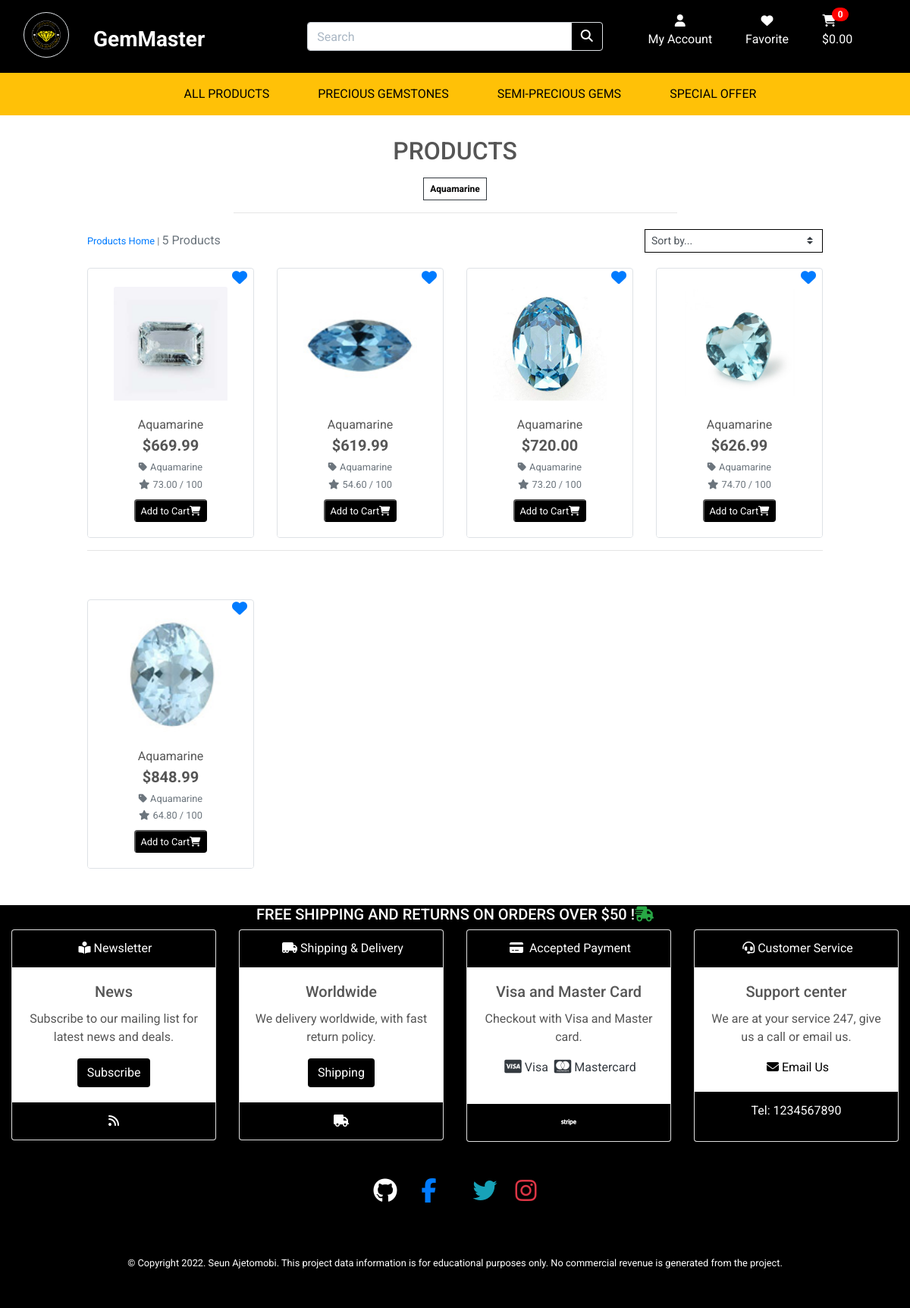
The app's page /products/?category=aquamarine with its own data.
### products/models.py (models this page shows, shortened)
class Category(models.Model):
    class Meta:
        verbose_name_plural = 'Categories'
    name = models.CharField(max_length=254)
    friendly_name = models.CharField(max_length=254, null=True, blank=True)

class Product(models.Model):
    category = models.ForeignKey('Category', null=True, blank=True, on_delete=models.SET_NULL)
    sku = models.CharField(max_length=254, null=True, blank=True)
    name = models.CharField(max_length=254)
    description = models.TextField()
    price = models.DecimalField(max_digits=6, decimal_places=2)
    rating = models.DecimalField(max_digits=6, decimal_places=2, null=True, blank=True)
    image = models.ImageField(null=True, blank=True)

### products/views.py (the view, shortened to what this page needs)
# urls.py: path('', views.all_products, name='products'),
def all_products(request):
    products = Product.objects.all()
    query = None
    categories = None
    sort = None
    direction = None
    if request.GET:
        if 'category' in request.GET:
            categories = request.GET['category'].split(',')
            products = products.filter(category__name__in=categories)
            categories = Category.objects.filter(name__in=categories)
    current_sorting = f'{sort}_{direction}'
    context = {
        'products': products,
        'search_term': query,
        'current_categories': categories,
        'current_sorting': current_sorting,
    }
    return render(request, 'products/products.html', context)

### bag/contexts.py (called while the page is built, shortened)
def bag_contents(request):
    bag_items = []
    total = 0
    product_count = 0
    bag = request.session.get('bag', {})
    if total < settings.FREE_DELIVERY_THRESHOLD:
        delivery = total * Decimal(settings.STANDARD_DELIVERY_PERCENTAGE / 100)
        free_delivery_delta = settings.FREE_DELIVERY_THRESHOLD - total
    else:
        delivery = 0
        free_delivery_delta = 0
    grand_total = delivery + total
    context = {
        'bag_items': bag_items,
        'total': total,
        'product_count': product_count,
        'delivery': delivery,
        'free_delivery_delta': free_delivery_delta,
        'free_delivery_threshold': settings.FREE_DELIVERY_THRESHOLD,
        'grand_total': grand_total,
    }
    return context

### products/templates/products/products.html (shortened to what this page needs)
{% extends "base.html" %}
{% load static %}
{% block page_header %}
    <div class="container header-container">
    </div>
{% endblock %}
{% block content %}
    <div class="overlay"></div>
    <div class="container-fluid">
        <div class="row">
            <div class="col text-center mt-3">
                <h2 class="logo-font">Products</h2>
                {% for c in current_categories %}
                    <a class="category-badge text-decoration-none" href="{% url 'products' %}?category={{ c.name }}">
                        <span class="p-2 mt-2 badge badge-white text-black rounded-0 border border-dark">{{ c.friendly_name }}</span>
                    </a>
                {% endfor %}
                <hr class="w-50 mb-1">
            </div>
        </div>
        <div class="row">
            <div class="product-container col-10 offset-1">
                <div class="row mt-1 mb-2">
                    <div class="col-12 col-md-6 my-auto order-md-last d-flex justify-content-center justify-content-md-end">
                        <div class="sort-select-wrapper w-50">
                            <select id="sort-selector" class="custom-select custom-select-sm rounded-0 border border-{% if current_sorting != 'None_None' %}info{% else %}black{% endif %}">
                                <option value="reset" {% if current_sorting == 'None_None' %}selected{% endif %}>Sort by...</option>
                            </select>
                        </div>
                    </div>
                    <div class="col-12 col-md-6 order-md-first">
                        <p class="text-muted mt-3 text-center text-md-left">
                            {% if search_term or current_categories or current_sorting != 'None_None' %}
                                <span class="small"><a href="{% url 'products' %}">Products Home</a> | </span>
                            {% endif %}
                            {{ products|length }} Products{% if search_term %} found for <strong>"{{ search_term }}"</strong>{% endif %}
                        </p>
                    </div>
                </div>
                <div class="row">
                    {% for product in products %}
                        <div class="col-sm-6 col-md-6 col-lg-4 col-xl-3">
                            <div class="card h-100 border">
                                {% if product.image %}
                                <a href="{% url 'add_to_favorite' product.id %}" class="text-right"><i class="fas fa-heart fa-lg text-right py-2 px-2" id="btn-likes"></i></a>
                                <a href="{% url 'product_detail' product.id %}" class="text-center">
                                    <img class="card-img-top img-fluid" style="width:150px; height:150px;" src="{{ product.image.url }}" alt="{{ product.name }}">
                                </a>
                                {% else %}
                                <a href="{% url 'product_detail' product.id %}">
                                    <img class="card-img-top img-fluid" src="{{ MEDIA_URL }}noimage.png" alt="{{ product.name }}">
                                </a>
                                {% endif %}
                                <div class="card-body pb-0 text-center">
                                    <p class="mb-0">{{ product.name }}</p>
                                </div>
                                <div class="card-footer bg-white pt-0 border-0 text-center">
                                    <div class="row">
                                        <div class="col">
                                            <p class="lead mb-0 font-weight-bold">${{ product.price }}</p>
                                            {% if product.category %}
                                            <p class="small mt-1 mb-0">
                                                <a class="text-muted" href="{% url 'products' %}?category={{ product.category.name }}">
                                                    <i class="fas fa-tag mr-1"></i>{{ product.category.friendly_name }}
                                                </a>
                                            </p>
                                            {% endif %}
                                            {% if product.rating %}
                                                <small class="text-muted"><i class="fas fa-star mr-1"></i>{{ product.rating }} / 100</small>
                                            {% else %}
                                                <small class="text-muted">No Rating</small>
                                            {% endif %}
                                        </div>
                                    </div>
                                    <div>
                                        <button class="my-2 rounded bg-black"><a href="{% url 'product_detail' product.id %}" class="text-decoration-none text-white bold"><small>Add to Cart<i class="fas fa-shopping-cart"></i></small></a></button>
                                    </div>
                               </div>
                            </div>
                        </div>
                        {% if forloop.counter|divisibleby:4 %}
                            <div class="col-12 d-none d-xl-block mb-5">
                                <hr>
                            </div>
                        {% endif %}
                    {% endfor %}
                </div>
            </div>
        </div>
    </div>
    <div class="btt-button shadow-sm rounded-0 border border-black">
        <a class="btt-link d-flex h-100">
            <i class="fas fa-arrow-up text-black mx-auto my-auto"></i>
        </a>
    </div>
{% endblock %}

### static/css/base.css (style rules this page uses)
html { height: 100%; }
body { background: url('/static/image/colorful_gemstones.webp') no-repeat center center fixed; background-size: cover; height: calc(100vh - 164px); color: #555; font-family: 'Roboto', sans-serif; }
.logo-font { text-transform: uppercase; }
.text-black { color: #000 !important; }
.border-black { border: 1px solid black !important; }
.bg-black { background: #000 !important; }
.overlay { height: 100%; width: 100%; top: 0; left: 0; position: fixed; background: white; z-index: -1; }
.btt-button { height: 42px; width: 42px; position: fixed; bottom: 10px; right: 10px; }
.btt-link, .update-link, .remove-item { cursor: pointer; }
@media (min-width: 1200px) { .container { max-width: 80%; } }

### static/css/responsiveness.css (style rules this page uses)
@media (min-width: 1200px) { .container { max-width: 80%; } }
@media (min-width: 992px) { .header-container { padding-top: 124px; } }
@media (min-width: 992px) { .header-container { padding-top: 164px; } }

### records on screen
Category: friendly_name "Aquamarine"
Product: image (picture), name "Aquamarine", price "669.99", category.friendly_name "Aquamarine", rating "73.00"
Product: image (picture), name "Aquamarine", price "619.99", category.friendly_name "Aquamarine", rating "54.60"
Product: image (picture), name "Aquamarine", price "720.00", category.friendly_name "Aquamarine", rating "73.20"
Product: image (picture), name "Aquamarine", price "626.99", category.friendly_name "Aquamarine", rating "74.70"
Product: image (picture), name "Aquamarine", price "848.99", category.friendly_name "Aquamarine", rating "64.80"

### other values on screen
{{ product_count }} "0"
{{ products|length }} "5"
{{ free_delivery_threshold }} "50"
